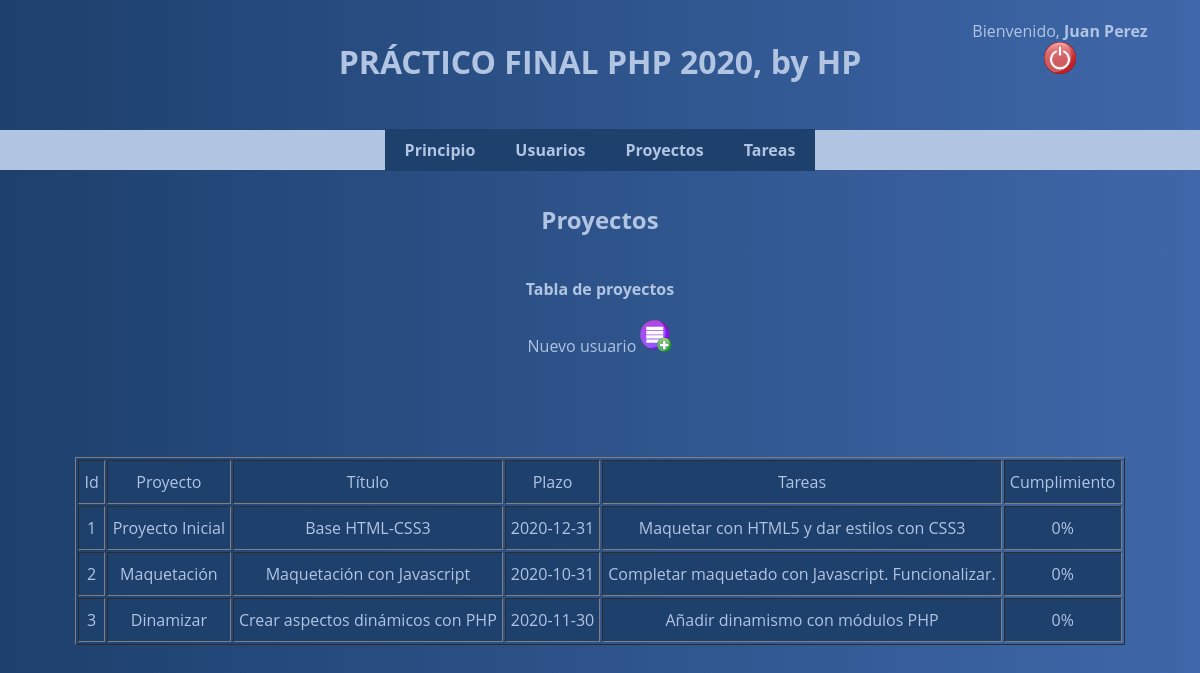
/m3/proyectos.php (signed in), run on the app's committed database.
### tables this page shows
CREATE TABLE `projects` (
  `id_p` int(11) NOT NULL,
  `project` varchar(255) NOT NULL,
  `title` varchar(255) NOT NULL,
  `deadline` date NOT NULL DEFAULT current_timestamp(),
  `works` varchar(255) NOT NULL,
  `fulfillment` int(11) NOT NULL
);

### m3/proyectos.php (the view, shortened to what this page needs)
<!DOCTYPE html>
<html>
    <head>
    </head>
    <body>
        <header>
            <?php
            include('../includes/header2.php');
            ?>
        </header>
        <div>
            <?php
            include('../includes/menu2.php');
            ?>
        <div>
            <div class="subtitle">
                <h2>Proyectos</h2>
            </div>
            <br>
            <div class="subtitle2">
                <h4>Tabla de proyectos</h4>
            </div>
            <div id="new">
                <a href='./modnuevat.php'>Nuevo usuario <img src='../images/n_tarea.png' alt="Nuevo" class=''></a>
            </div>
                <?php
                require('../conectar_bd.php');
                $sql3=("SELECT * FROM projects");
                $query= mysqli_query($mysqli, $sql3);
                echo "<table border='1'; class='';>";
                    echo "<tr>";
                        echo "<td>Id</td>";
                        echo "<td>Proyecto</td>";
                        echo "<td>Título</td>";
                        echo "<td>Plazo</td>";
                        echo "<td>Tareas</td>";
                        echo "<td>Cumplimiento</td>";
                    echo "</tr>";
                    while ($matrizp=mysqli_fetch_array($query)) {
                        echo "<tr class=''>";
                        echo "<td>$matrizp[0]</td>";
                        echo "<td>$matrizp[1]</td>";
                        echo "<td>$matrizp[2]</td>";
                        echo "<td>$matrizp[3]</td>";
                        echo "<td>$matrizp[4]</td>";
                        switch ($matrizp[5]){
                            default:
                                echo "<td>0%</td>";
                                break;
                        }
                        echo "</tr>";
                    }
                ?>
            </div>
    </body>
</html>

### css/estilos.css (style rules this page uses)
* { box-sizing: border-box; margin: 0; padding: 0; color: #B1C4E2; text-align: center; }
a { text-decoration: none; }
body { font-family: 'Open Sans', sans-serif; background-image: linear-gradient(90deg, #1D406D, #3F67A9); height: 100vh; display: flex; flex-direction: column; align-items: center; }
.subtitle { margin-top: 120px; }
.subtitle2 h4 { margin-top: 20px; }
#new { margin-top: 20px; }
table { max-width: 1200px; margin-top: 100px; }
td { padding: 10px 5px; text-align: center; background-color: #1D406D; }

### data on the page
projects: id_p "1", project "Proyecto Inicial", title "Base HTML-CSS3", deadline "2020-12-31", works "Maquetar con HTML5 y dar estilos con CSS3", fulfillment "0%"
projects: id_p "2", project "Maquetación", title "Maquetación con Javascript", deadline "2020-10-31", works "Completar maquetado con Javascript. Funcionalizar.", fulfillment "0%"
projects: id_p "3", project "Dinamizar", title "Crear aspectos dinámicos con PHP", deadline "2020-11-30", works "Añadir dinamismo con módulos PHP", fulfillment "0%"

### other printed values
$_SESSION['name'] "Juan Perez"
